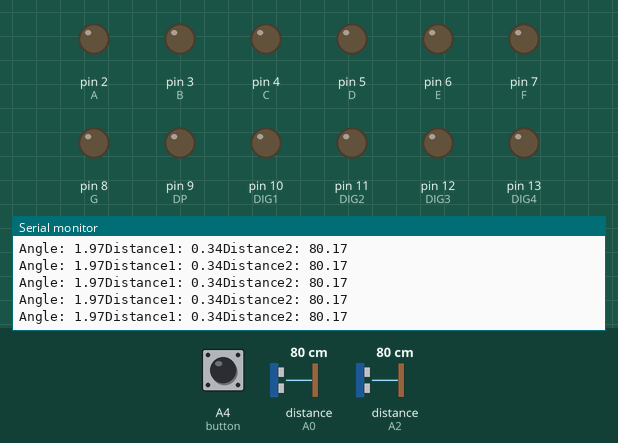
Bench run of a sketch on a simulated Arduino Uno, built with avr-gcc and run on an emulated ATmega328P. Parts: output pins drawn as LEDs (lit = HIGH), the last lines printed to the serial monitor. Wiring (inferred from the names in the program): 2 × ultrasonic range finder: trigger A1, echo A0 / trigger A3, echo A2. The inputs (shaded band) are chosen by the test bench; at power-on: distance to the obstacle (sensors on A0, A2) 80 cm, A4 (button) LOW. The echo pulse lasts 58.3 µs per cm; pins used as bus, display or sensor lines are not drawn.

Above: at 1.2 s.
1.3 s: distance to the obstacle (sensor on A0) set to 60 cm
At 1.68 s:
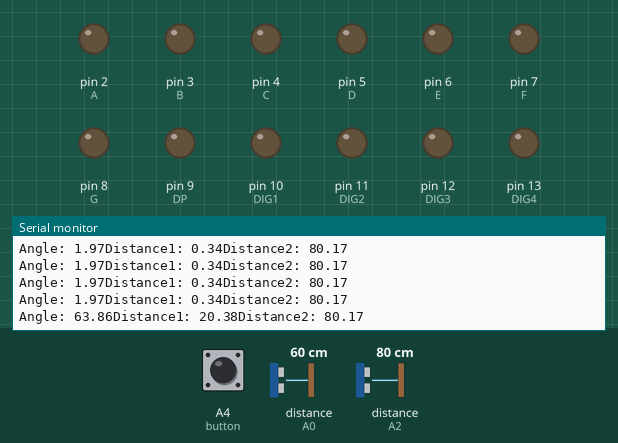
4.3 s: distance to the obstacle (sensor on A2) set to 60 cm
At 4.41 s:
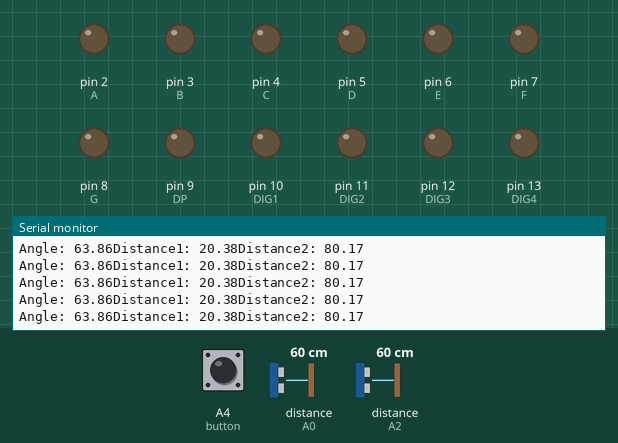
7.3 s: distance to the obstacle (sensor on A0) set to 35 cm
At 7.44 s:
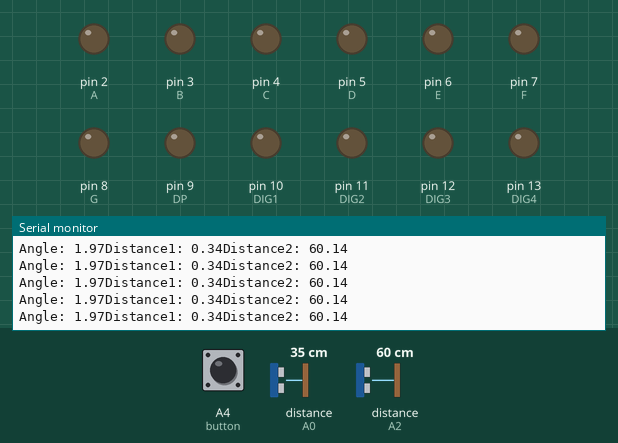
10.3 s: distance to the obstacle (sensor on A2) set to 2 cm
At 10.44 s:
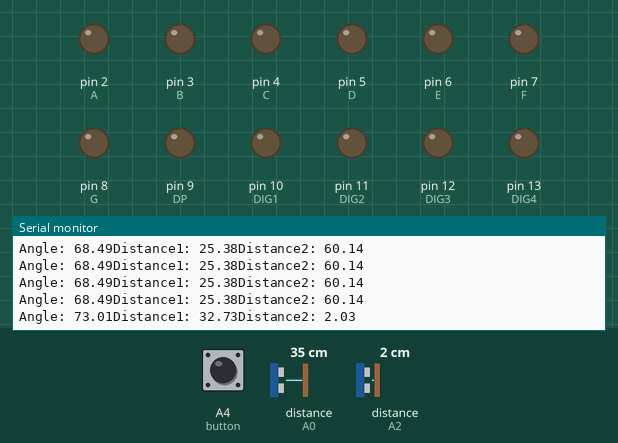
Timing chart, 0 to 13.3 s (numbered marks = the images above; inputs shaded):
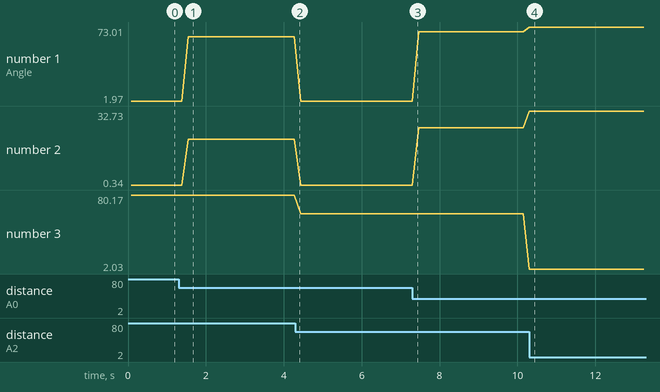

Measured:
- after the input at 1.3 s, the serial monitor: prints a new line after 0.24 s (image 1)
- after the input at 10.3 s, the serial monitor: prints a new line at once (image 4)
- plotted number 1: 1.97 → 63.86 after the input at 1.3 s, 1.97 → 68.49 after the input at 7.3 s, 68.49 → 73 after the input at 10.3 s
- plotted number 2: 0.34 → 20.38 after the input at 1.3 s, 0.34 → 25.38 after the input at 7.3 s, 25.38 → 32.71 after the input at 10.3 s
- plotted number 3: 80.17 → 60.14 after the input at 4.3 s, 60.14 → 2.03 after the input at 10.3 s

The sketch:

SMIW.ino
```cpp
 //Display pins might be reverse to actual display
const int A = 2, B = 3, C = 4, D = 5, E = 6, F = 7, G = 8, DP = 9, DIG1 = 10, DIG2 = 11, DIG3 = 12, DIG4 = 13;

const int trigPin1 = A1, trigPin2 = A3;
const int echoPin1 = A0, echoPin2 = A2;
const int button = A4;
double distance1, distance2, angle;
const double sensorsDistance = 10;
int mode = 0, buttonPressed=0; //0 - Show angle, 1 - show distance1, 2 - show distance2

//Calculating distance for given sonar. Returns distance in centimeters
double sonar(int trigPin, int echoPin)
{
  digitalWrite(trigPin, LOW);
  delayMicroseconds(5);
  digitalWrite(trigPin, HIGH);
  delayMicroseconds(10);
  digitalWrite(trigPin, LOW);
  return (pulseIn(echoPin, HIGH)* 0.5)/29.1;
}

void clear(){
  for(int i=2;i<9;i++) digitalWrite(i,LOW);
}
//Set of functions to display digits
void zero()
{
  digitalWrite(A,HIGH);
  digitalWrite(B,HIGH);
  digitalWrite(C,HIGH);
  digitalWrite(D,HIGH);
  digitalWrite(E,HIGH);
  digitalWrite(F,HIGH);
  digitalWrite(G,LOW);
}

void one()
{
  digitalWrite(A,LOW);
  digitalWrite(B,HIGH);
  digitalWrite(C,HIGH);
  digitalWrite(D,LOW);
  digitalWrite(E,LOW);
  digitalWrite(F,LOW);
  digitalWrite(G,LOW);
}

void two()
{
  digitalWrite(A,HIGH);
  digitalWrite(B,HIGH);
  digitalWrite(C,LOW);
  digitalWrite(D,HIGH);
  digitalWrite(E,HIGH);
  digitalWrite(F,LOW);
  digitalWrite(G,HIGH);
}

void three()
{
  digitalWrite(A,HIGH);
  digitalWrite(B,HIGH);
  digitalWrite(C,HIGH);
  digitalWrite(D,HIGH);
  digitalWrite(E,LOW);
  digitalWrite(F,LOW);
  digitalWrite(G,HIGH);
}

void four()
{
  digitalWrite(A,LOW);
  digitalWrite(B,HIGH);
  digitalWrite(C,HIGH);
  digitalWrite(D,HIGH);
  digitalWrite(E,LOW);
  digitalWrite(F,HIGH);
  digitalWrite(G,HIGH);
}

void five()
{
  digitalWrite(A,HIGH);
  digitalWrite(B,LOW);
  digitalWrite(C,HIGH);
  digitalWrite(D,HIGH);
  digitalWrite(E,LOW);
  digitalWrite(F,HIGH);
  digitalWrite(G,HIGH);
}

void six()
{
  digitalWrite(A,HIGH);
  digitalWrite(B,LOW);
  digitalWrite(C,HIGH);
  digitalWrite(D,HIGH);
  digitalWrite(E,HIGH);
  digitalWrite(F,HIGH);
  digitalWrite(G,HIGH);
}

void seven()
{
  digitalWrite(A,HIGH);
  digitalWrite(B,HIGH);
  digitalWrite(C,HIGH);
  digitalWrite(D,LOW);
  digitalWrite(E,LOW);
  digitalWrite(F,LOW);
  digitalWrite(G,LOW);
}

void eight()
{
  digitalWrite(A,HIGH);
  digitalWrite(B,HIGH);
  digitalWrite(C,HIGH);
  digitalWrite(D,HIGH);
  digitalWrite(E,HIGH);
  digitalWrite(F,HIGH);
  digitalWrite(G,HIGH);
}

void nine()
{
  digitalWrite(A,HIGH);
  digitalWrite(B,HIGH);
  digitalWrite(C,HIGH);
  digitalWrite(D,HIGH);
  digitalWrite(E,LOW);
  digitalWrite(F,HIGH);
  digitalWrite(G,HIGH);
}

//Functions to choose what digit light up
void digit1(){
  digitalWrite(DIG1, LOW);
  digitalWrite(DIG2, LOW);
  digitalWrite(DIG3, LOW);
  digitalWrite(DIG4, HIGH);
  digitalWrite(DP,LOW);
}

void digit2(){
  digitalWrite(DIG1, LOW);
  digitalWrite(DIG2, LOW);
  digitalWrite(DIG3, HIGH);
  digitalWrite(DIG4, LOW);
  digitalWrite(DP,HIGH);
}

void digit3(){
  digitalWrite(DIG1, LOW);
  digitalWrite(DIG2, HIGH);
  digitalWrite(DIG3, LOW);
  digitalWrite(DIG4, LOW);
  digitalWrite(DP,LOW);
}

void digit4(){
  digitalWrite(DIG1, HIGH);
  digitalWrite(DIG2, LOW);
  digitalWrite(DIG3, LOW);
  digitalWrite(DIG4, LOW);
  digitalWrite(DP,LOW);
}

//Give this function a digit, and it will print it out at the display
void number(int digit)
{
  switch(digit % 10)
  {
    case 0:
    zero();
    break;

    case 1:
    one();
    break;

    case 2:
    two();
    break;

    case 3:
    three();
    break;

    case 4:
    four();
    break;

    case 5:
    five();
    break;

    case 6:
    six();
    break;

    case 7:
    seven();
    break;

    case 8:
    eight();
    break;

    case 9:
    nine();
  }
}

void display(double value)
{
  //First digit n_.__
  number((int)(value/10));
  digit4();
  delay(10);
  //Second digit _n.__
  number((int)value);
  digit3();
  delay(10);
  //Third digit __.n_
  number((int)(value*10));
  digit2();
  delay(10);
  //Fourth digit __._n
  number((int)(value*100));
  digit1();
  delay(10);
}

void setup()
{
  //Serial port begin
  Serial.begin(9600);
  //Button
  pinMode(button, INPUT);
  //Setting all sensors pins inputs and outputs
  pinMode(trigPin1, OUTPUT);
  pinMode(trigPin2, OUTPUT);
  pinMode(echoPin1, INPUT);
  pinMode(echoPin2, INPUT);
  //Display pins
  pinMode(A, OUTPUT);
  pinMode(B, OUTPUT);
  pinMode(C, OUTPUT);
  pinMode(D, OUTPUT);
  pinMode(E, OUTPUT);
  pinMode(F, OUTPUT);
  pinMode(G, OUTPUT);
  pinMode(DP, OUTPUT);
  pinMode(DIG1, OUTPUT);
  pinMode(DIG2, OUTPUT);
  pinMode(DIG3, OUTPUT);
  pinMode(DIG4, OUTPUT);
}

void loop()
{
  //Getting distance from 1st sensor
  distance1 = sonar(trigPin1, echoPin1);
  delay(75);  //This delay prevents getting sound from the other sensor. Documentation recomments at least 60ms intervals between measurements
  //Getting distance from 2nd sensor
  distance2 = sonar(trigPin2, echoPin2);

  //Calculating and displaying the angle
  distance1 = distance1>distance2 ? distance1-distance2 : distance2 - distance1; //From now distance1 is an absolute value from the difference between distances
  angle = (atan(distance1/sensorsDistance))*RAD_TO_DEG; //Calculated angle in degrees

  /*if(mode == 0) {    */ Serial.print("Angle: ");    Serial.print(angle);     //}
  /*else if(mode == 1){*/ Serial.print("Distance1: ");  Serial.print(distance1); //}
  /*else if(mode == 2){*/ Serial.print("Distance2: ");Serial.println(distance2); //}

  if(digitalRead(button) == HIGH)
  {
    while(digitalRead(button) == LOW)
    {
     mode++;
     if(mode==3) mode = 0;
    }
  }

  delay(75);
}
```
